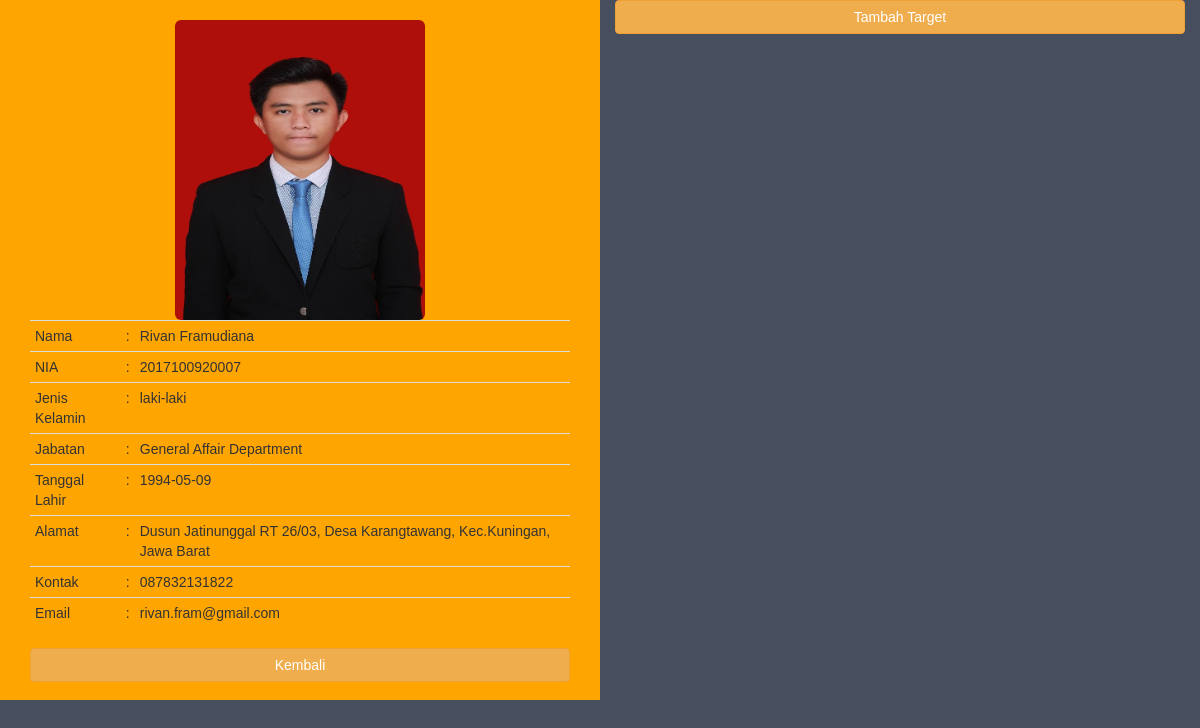
Page /admin/profile.php?id=73 (signed in) on the committed database.
### tables this page shows
CREATE TABLE `karyawan` (
  `id_karyawan` int(4) NOT NULL,
  `nia_karyawan` bigint(15) UNSIGNED NOT NULL,
  `nama_karyawan` char(30) NOT NULL,
  `jk_karyawan` varchar(10) NOT NULL,
  `jabatan_karyawan` varchar(50) NOT NULL,
  `tanggal_lahir_karyawan` date NOT NULL,
  `tgl_lahir_karyawan` varchar(5) NOT NULL,
  `alamat_karyawan` text NOT NULL,
  `kontak_karyawan` varchar(15) NOT NULL,
  `email_karyawan` varchar(30) NOT NULL,
  `foto_karyawan` varchar(15) DEFAULT NULL
);

### admin/profile.php (the view, shortened to what this page needs)
<!DOCTYPE html>
<html>
<head>
  <link rel="stylesheet" href="css/bootstrap.min.css">
</head>
<body>
<div class="col-sm-12 col-md-6 profile">
    <div class="container-fluid">
      <center>
      <br/>
    <?php
    include '../function/db.php';
    $id = $_GET['id'];
    $data = mysqli_query($koneksi,"SELECT * FROM karyawan WHERE id_karyawan='$id'");
    $d = mysqli_fetch_array($data);
    ?>
        <img class="img-rounded" src="../images/<?php echo $d['foto_karyawan']; ?>" style="height: 300px; width:250px;">
        <br/>
        <table class="table table-hover table-responsive table-condensed">
          <tr>
            <td>Nama</td>
            <td>:</td>
            <td><?php echo $d['nama_karyawan']; ?></td>
          </tr>
        <tr>
          <td>NIA</td>
          <td>:</td>
          <td><?php echo $d['nia_karyawan']; ?></td>
        </tr>
        <tr>
          <td>Jenis Kelamin</td>
          <td>:</td>
          <td><?php echo $d['jk_karyawan']; ?></td>
        </tr>
        <tr>
          <td>Jabatan</td>
          <td>:</td>
          <td><?php echo $d['jabatan_karyawan']; ?></td>
        </tr>
        <tr>
          <td>Tanggal Lahir</td>
          <td>:</td>
          <td><?php echo $d['tanggal_lahir_karyawan']; ?></td>
        </tr>
        <tr>
          <td>Alamat</td>
          <td>:</td>
          <td><?php echo $d['alamat_karyawan']; ?></td>
        </tr>
        <tr>
          <td>Kontak</td>
          <td>:</td>
          <td><?php echo $d['kontak_karyawan']; ?></td>
        </tr>
        <tr>
          <td>Email</td>
          <td>:</td>
          <td><?php echo $d['email_karyawan']; ?></td>
        </tr>
        </table>
        <a href="beranda.php" class="btn btn-warning btn-block "><i class="fa fa-edit"></i>Kembali</a>
      </center>
    </div>
</div>
<div class="col-sm-12 col-md-6 target">
  <a href="#" data-toggle="modal" data-target="#modal-tambah-target" class="btn btn-warning btn-block"><i class="fa fa-edit"></i> Tambah Target</a>
</div>
</body>
</html>

### admin/profile.php (style rules this page uses)
.profile { height:700px; background:orange; }
.target { height:700px; }
* { box-sizing: border-box; }
body { background-color: #474e5d; font-family: Helvetica, sans-serif; }

### rows in the picture
karyawan: foto_karyawan (picture), nama_karyawan "Rivan Framudiana", nia_karyawan "2017100920007", jk_karyawan "laki-laki", jabatan_karyawan "General Affair Department", tanggal_lahir_karyawan "1994-05-09", alamat_karyawan "Dusun Jatinunggal RT 26/03, Desa Karangtawang, Kec.Kuningan, Jawa Barat", kontak_karyawan "087832131822", email_karyawan "rivan.fram@gmail.com"
